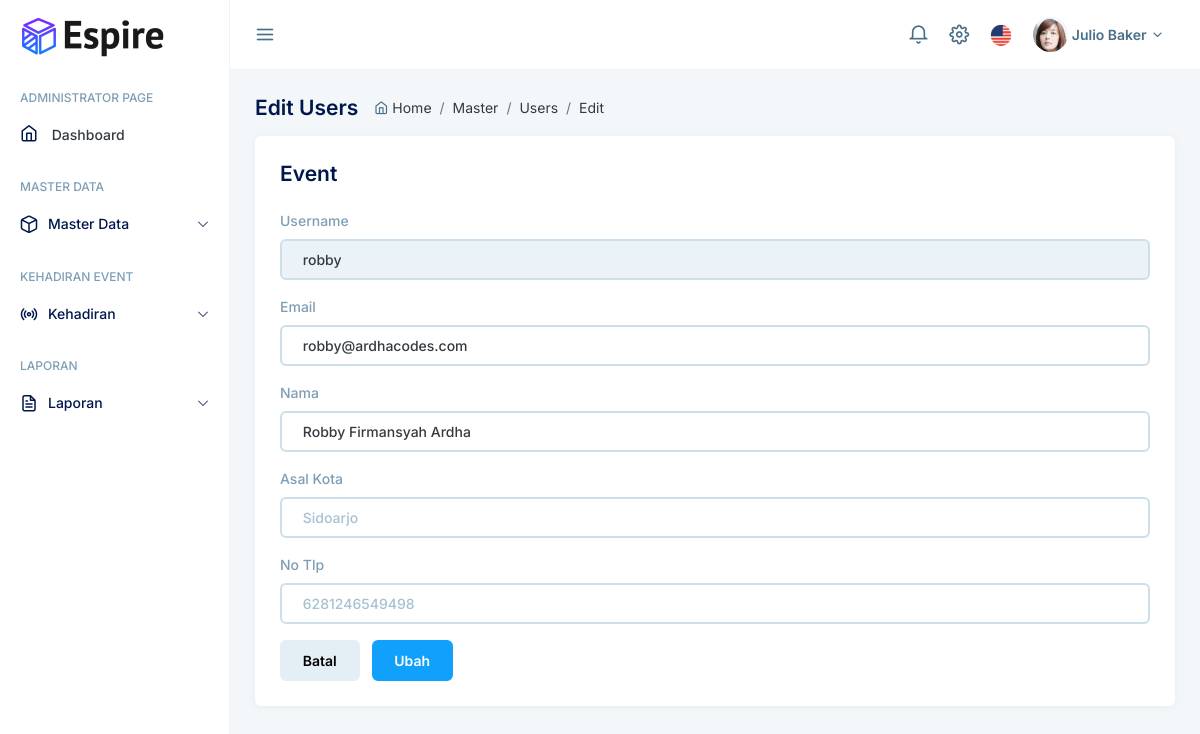
Page /users/edit/1 on the committed database.
### tables this page shows
CREATE TABLE `users` (
  `id` int(11) NOT NULL,
  `email` varchar(200) NOT NULL,
  `username` varchar(55) NOT NULL,
  `password` varchar(255) NOT NULL,
  `nama` varchar(200) NOT NULL,
  `asal` varchar(155) DEFAULT NULL,
  `no_tlp` varchar(155) DEFAULT NULL,
  `role_id` int(11) NOT NULL,
  `is_active` int(11) NOT NULL,
  `created_date` timestamp NOT NULL DEFAULT current_timestamp() ON UPDATE current_timestamp(),
  `image` varchar(155) DEFAULT NULL
);

### application/controllers/Users.php (called while the page is built, shortened)
<?php
class Users extends CI_Controller
{
    public function __construct()
    {
        $this->load->library('form_validation');
        $this->load->model('Users_model');
    }
    public function edit($id)
    {
        $this->form_validation->set_rules(
            'email',
            'Email',
            'required',
            [
                'required' => "Field ini harus diisi"
            ]
        );
        $this->form_validation->set_rules(
            'nama',
            'Nama',
            'required',
            [
                'required' => "Field ini harus diisi"
            ]
        );
        $this->form_validation->set_rules(
            'asal',
            'Asal',
            'required',
            [
                'required' => "Field ini harus diisi"
            ]
        );
        $this->form_validation->set_rules(
            'no_tlp',
            'No Tlp',
            'required',
            [
                'required' => "Field ini harus diisi"
            ]
        );
        if ($this->form_validation->run() == FALSE) {
            $data['title'] = "Users - SIM Event";
            $data['usersid'] = $this->Users_model->getByid($id);
            $this->load->view('layout/header', $data);
            $this->load->view('layout/navbar', $data);
            $this->load->view('layout/sidebar', $data);
            $this->load->view('content/users/edit', $data);
            $this->load->view('layout/footer', $data);
        } else {
            $this->Users_model->edit();
            $this->session->set_flashdata('message', 'Diubah');
            redirect('users/index');
        }
    }
}

### index.php (called while the page is built, shortened)
<?php
require_once BASEPATH.'core/CodeIgniter.php';

### application/models/Users_model.php (called while the page is built, shortened)
<?php
class Users_model extends CI_Model
{
    public function getByid($id)
    {
        if ($id == NULL) {
            return $this->db->get('users')->result_array();
        } else {
            return $this->db->get_where('users', ['id' => $id])->row_array();
        }
    }
}

### application/views/content/users/edit.php (the view, shortened to what this page needs)
<div class="content">
    <div class="main">
        <div class="page-header">
            <h4 class="page-title">Edit Users</h4>
            <div class="breadcrumb">
                <span class="me-1 text-gray"><i class="feather icon-home"></i></span>
                <div class="breadcrumb-item"><a href="index.html"> Home </a></div>
                <div class="breadcrumb-item"><a href="javascript:void(0)"> Master </a></div>
                <div class="breadcrumb-item"><a href="javascript:void(0)"> Users </a></div>
                <div class="breadcrumb-item"><a href="#"> Edit </a></div>
            </div>
        </div>
        <div class="card">
            <div class="card-body">
                <h4>Event</h4>
                <div class="mt-4">
                    <div class="row">
                        <div class="col-md-12">
                            <form method="POST">
                                <div class="mb-3">
                                    <label for="username" class="form-label">Username</label>
                                    <input type="text" readonly class="form-control" name="username" id="username" placeholder="Andre" value="<?= $usersid['username'] ?>">
                                </div>
                                <div class="mb-3">
                                    <label for="email" class="form-label">Email</label>
                                    <input type="text" class="form-control" name="email" id="email" placeholder="Andre" value="<?= $usersid['email'] ?>">
                                </div>
                                <div class="mb-3">
                                    <label for="nama" class="form-label">Nama</label>
                                    <input type="text" class="form-control" name="nama" id="nama" placeholder="Andre" value="<?= $usersid['nama'] ?>">
                                </div>
                                <div class="mb-3">
                                    <label for="asal" class="form-label">Asal Kota</label>
                                    <input type="text" class="form-control" name="asal" id="asal" placeholder="Sidoarjo" value="<?= $usersid['asal'] ?>">
                                </div>
                                <div class="mb-3">
                                    <label for="no_tlp" class="form-label">No Tlp</label>
                                    <input type="text" class="form-control" name="no_tlp" id="no_tlp" placeholder="6281246549498" value="<?= $usersid['no_tlp'] ?>">
                                </div>
                                <a href="<?= base_url('users') ?>" class="btn btn-secondary me-2">Batal</a>
                                <button type="submit" class="btn btn-primary">Ubah</button>
                            </form>
                        </div>
                    </div>
                </div>
            </div>
        </div>
    </div>
</div>
</div>
</div>

### rows in the picture
users: username "robby", email "robby@ardhacodes.com", nama "Robby Firmansyah Ardha"
